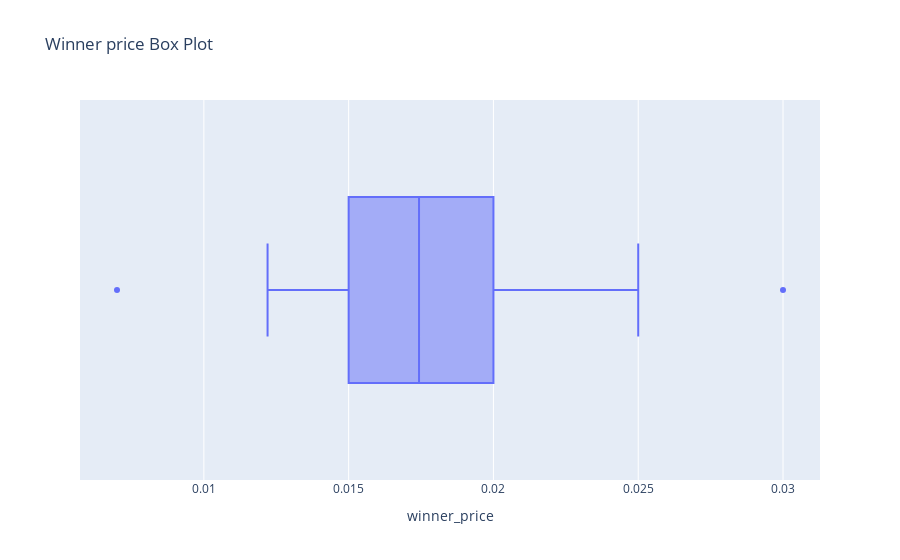

The code cell stored with this chart in its notebook:
### Markdown cell above
### Visualise Random Samples

Checking Random Samples: After running the automations, it is important to randomly sample data and visualise it to understand how the winner_price is behaving after cleansing.

### Code cell
# box plot the Winner Price
px.box(df, x = df['winner_price'], title="Winner price Box Plot")

### Figure 1 — Plotly figure (JSON) as saved in the notebook; plotly's stock layout.template omitted (floating-point values rounded to 4 significant figures)
{"data": [{"alignmentgroup": "True", "hovertemplate": "winner_price=%{x}<extra></extra>", "legendgroup": "", "marker": {"color": "#636efa"}, "name": "", "notched": false, "offsetgroup": "", "orientation": "h", "showlegend": false, "type": "box", "x": [0.007, 0.014, 0.025, 0.019, 0.03, 0.01699, 0.02, 0.017, 0.02, 0.02, 0.01786, 0.01786, 0.01607, 0.0125, 0.0205, 0.0123, 0.018, 0.0122, 0.015, 0.02393, 0.015, 0.0155], "x0": " ", "xaxis": "x", "y0": " ", "yaxis": "y"}], "layout": {"boxmode": "group", "legend": {"tracegroupgap": 0}, "title": {"text": "Winner price Box Plot"}, "xaxis": {"anchor": "y", "domain": [0, 1], "title": {"text": "winner_price"}}, "yaxis": {"anchor": "x", "domain": [0, 1]}}}
